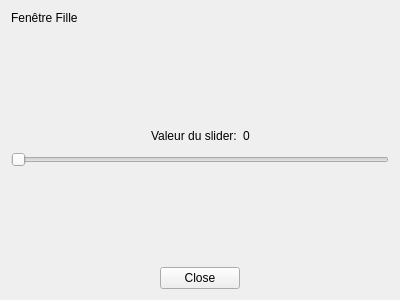
<?xml version="1.0" encoding="UTF-8"?>
<ui version="4.0">
 <class>FenetreFille</class>
 <widget class="QWidget" name="FenetreFille">
  <property name="windowModality">
   <enum>Qt::ApplicationModal</enum>
  </property>
  <property name="geometry">
   <rect>
    <x>0</x>
    <y>0</y>
    <width>400</width>
    <height>300</height>
   </rect>
  </property>
  <property name="windowTitle">
   <string>Form</string>
  </property>
  <layout class="QGridLayout" name="gridLayout">
   <item row="0" column="0">
    <layout class="QVBoxLayout" name="verticalLayout">
     <item>
      <widget class="QLabel" name="labelTitre">
       <property name="text">
        <string>Fenêtre Fille</string>
       </property>
      </widget>
     </item>
     <item>
      <spacer name="verticalSpacer">
       <property name="orientation">
        <enum>Qt::Vertical</enum>
       </property>
       <property name="sizeHint" stdset="0">
        <size>
         <width>20</width>
         <height>40</height>
        </size>
       </property>
      </spacer>
     </item>
     <item>
      <layout class="QHBoxLayout" name="horizontalLayout">
       <item>
        <spacer name="horizontalSpacer">
         <property name="orientation">
          <enum>Qt::Horizontal</enum>
         </property>
         <property name="sizeHint" stdset="0">
          <size>
           <width>40</width>
           <height>20</height>
          </size>
         </property>
        </spacer>
       </item>
       <item>
        <widget class="QLabel" name="labelValueSlider2">
         <property name="text">
          <string>Valeur du slider:</string>
         </property>
        </widget>
       </item>
       <item>
        <widget class="QLabel" name="labelValSlidFen2">
         <property name="text">
          <string>0</string>
         </property>
        </widget>
       </item>
       <item>
        <spacer name="horizontalSpacer_2">
         <property name="orientation">
          <enum>Qt::Horizontal</enum>
         </property>
         <property name="sizeHint" stdset="0">
          <size>
           <width>40</width>
           <height>20</height>
          </size>
         </property>
        </spacer>
       </item>
      </layout>
     </item>
     <item>
      <widget class="QSlider" name="horizontalSlider">
       <property name="orientation">
        <enum>Qt::Horizontal</enum>
       </property>
      </widget>
     </item>
     <item>
      <spacer name="verticalSpacer_2">
       <property name="orientation">
        <enum>Qt::Vertical</enum>
       </property>
       <property name="sizeHint" stdset="0">
        <size>
         <width>20</width>
         <height>40</height>
        </size>
       </property>
      </spacer>
     </item>
     <item>
      <layout class="QHBoxLayout" name="horizontalLayout_2">
       <item>
        <spacer name="horizontalSpacer_3">
         <property name="orientation">
          <enum>Qt::Horizontal</enum>
         </property>
         <property name="sizeHint" stdset="0">
          <size>
           <width>40</width>
           <height>20</height>
          </size>
         </property>
        </spacer>
       </item>
       <item>
        <widget class="QPushButton" name="pushButtonClose">
         <property name="text">
          <string>Close</string>
         </property>
        </widget>
       </item>
       <item>
        <spacer name="horizontalSpacer_4">
         <property name="orientation">
          <enum>Qt::Horizontal</enum>
         </property>
         <property name="sizeHint" stdset="0">
          <size>
           <width>40</width>
           <height>20</height>
          </size>
         </property>
        </spacer>
       </item>
      </layout>
     </item>
    </layout>
   </item>
  </layout>
 </widget>
 <resources/>
 <connections/>
</ui>
